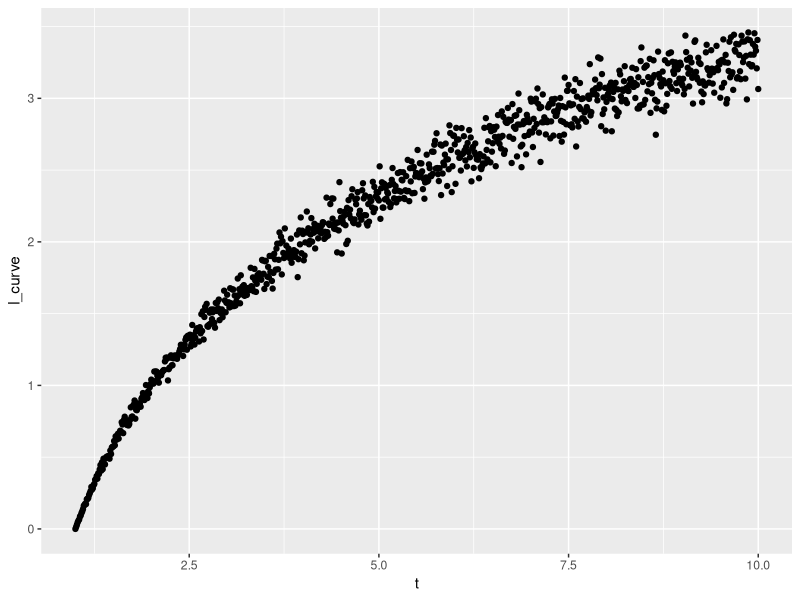
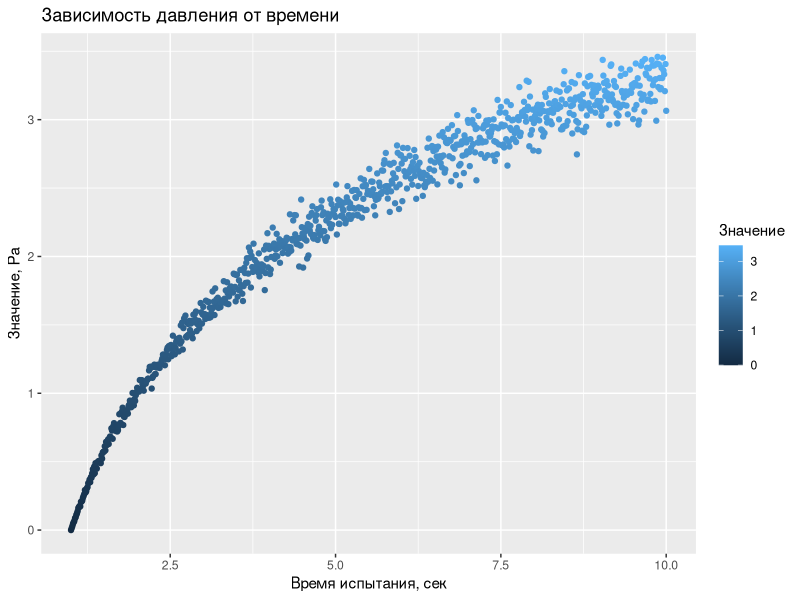
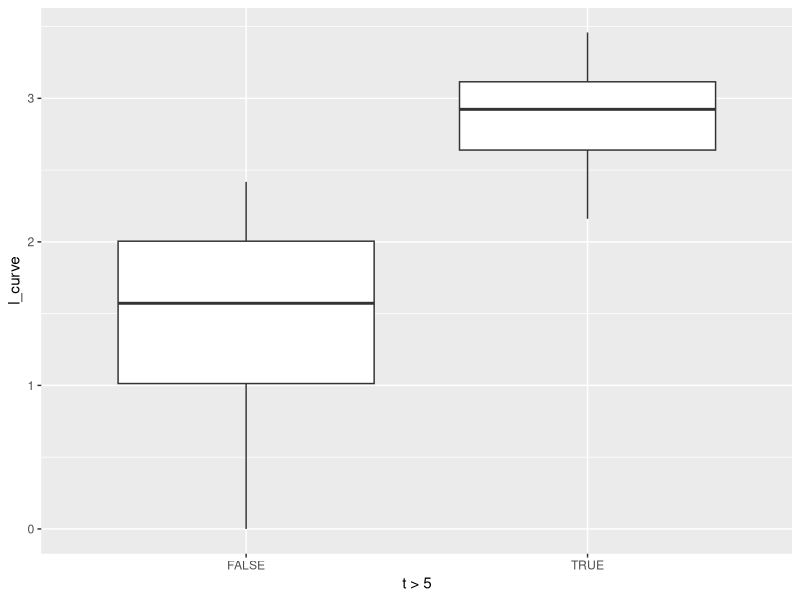

Here is the R script that generated these plots, in order:
# обработка данны эксперимента
# загрузка библиотек 
library("ggplot2")  # графики

d_ <- read.csv("data.csv")
head(d_)
summary(d_)

t <- d_[2]
l <- d_[3]
l_curve <-  d_[3]

ggplot(data = d_, aes(x = t, y = l_curve))  + geom_point()
ggplot(data = d_, aes(x = t, y = l_curve, color = l_curve))  + stat_identity() + 
  xlab("Время испытания, сек") +
  ylab("Значение, Ра") +
  scale_color_continuous("Значение") +
  ggtitle("Зависимость давления от времени") 

ggplot(data = d_, aes(x = t > 5, y = l_curve, color = l_curve))  + geom_boxplot() 

